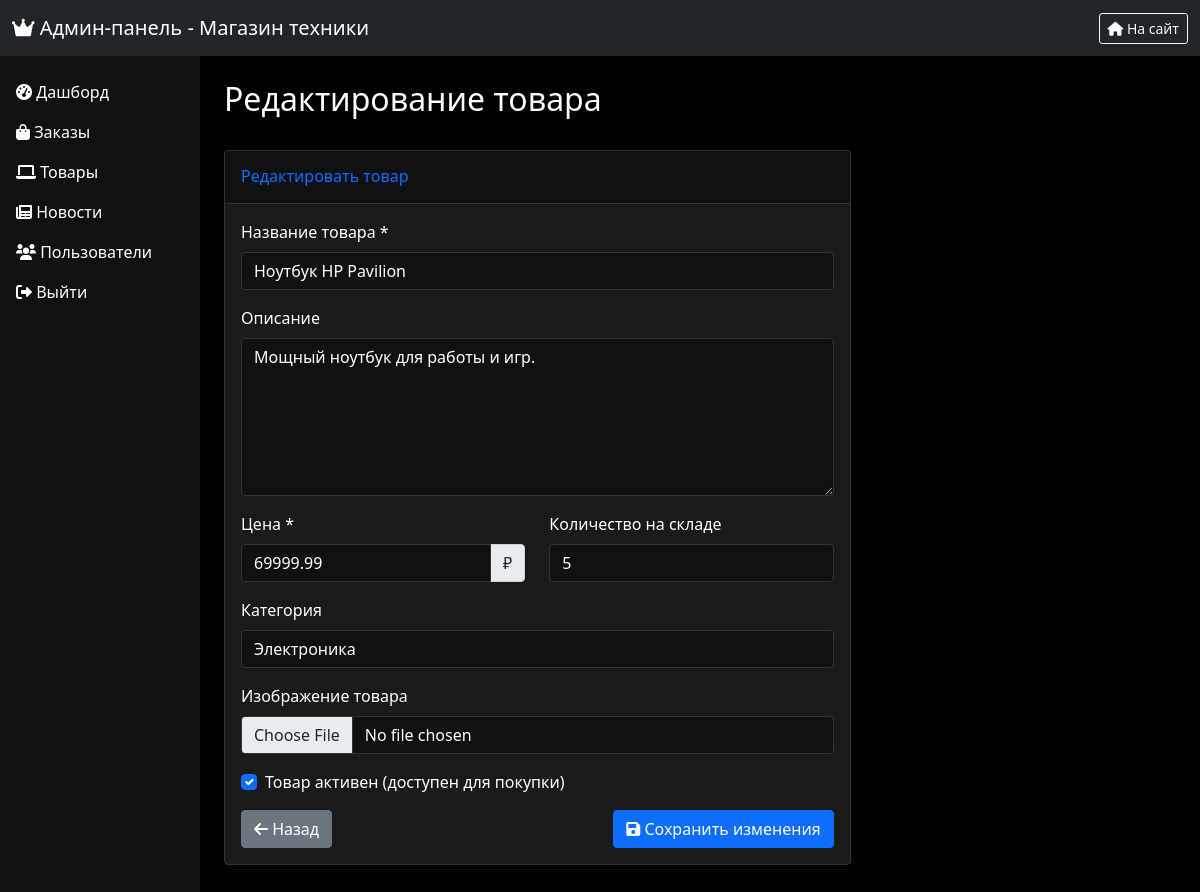
The page /admin/product/edit/1 (signed in) on the database its author committed.
### app.py (models this page shows, shortened)
class Product(db.Model):
    id = db.Column(db.Integer, primary_key=True)
    name = db.Column(db.String(200), nullable=False)
    description = db.Column(db.Text)
    price = db.Column(db.Float, nullable=False)
    image = db.Column(db.String(300))
    category = db.Column(db.String(100))
    is_active = db.Column(db.Boolean, default=True)
    stock_quantity = db.Column(db.Integer, default=10)
    created_at = db.Column(db.DateTime, default=datetime.utcnow)

### app.py (the view, shortened to what this page needs)
@app.route('/admin/product/edit/<int:product_id>', methods=['GET', 'POST'])
@login_required
def admin_edit_product(product_id):
    if not current_user.is_admin:
        flash('Доступ запрещен', 'danger')
        return redirect(url_for('index'))
    product = Product.query.get_or_404(product_id)
    return render_template('admin/edit_product.html', product=product)

### app.py (called while the page is built)
@login_manager.user_loader
def load_user(user_id):
    return db.session.get(User, int(user_id))

@app.context_processor
def inject_models():
    return dict(
        Order=Order,
        Product=Product,
        News=News,
        User=User
    )

### templates/admin/edit_product.html (shortened to what this page needs)
{% extends "admin/base.html" %}
{% block page_title %}Редактирование товара{% endblock %}
{% block admin_content %}
<div class="row">
    <div class="col-lg-8">
        <div class="card shadow mb-4">
            <div class="card-header py-3">
                <h6 class="m-0 font-weight-bold text-primary">Редактировать товар</h6>
            </div>
            <div class="card-body">
                <form method="POST" enctype="multipart/form-data">
                    <div class="mb-3">
                        <label for="name" class="form-label">Название товара *</label>
                        <input type="text" class="form-control" id="name" name="name"
                               value="{{ product.name }}" required>
                    </div>
                    <div class="mb-3">
                        <label for="description" class="form-label">Описание</label>
                        <textarea class="form-control" id="description" name="description"
                                  rows="6">{{ product.description }}</textarea>
                    </div>
                    <div class="row">
                        <div class="col-md-6">
                            <div class="mb-3">
                                <label for="price" class="form-label">Цена *</label>
                                <div class="input-group">
                                    <input type="number" class="form-control" id="price" name="price"
                                           value="{{ product.price }}" step="0.01" min="0" required>
                                    <span class="input-group-text">₽</span>
                                </div>
                            </div>
                        </div>
                        <div class="col-md-6">
                            <div class="mb-3">
                                <label for="stock_quantity" class="form-label">Количество на складе</label>
                                <input type="number" class="form-control" id="stock_quantity"
                                       name="stock_quantity" value="{{ product.stock_quantity }}" min="0">
                            </div>
                        </div>
                    </div>
                    <div class="mb-3">
                        <label for="category" class="form-label">Категория</label>
                        <input type="text" class="form-control" id="category" name="category"
                               value="{{ product.category or '' }}">
                    </div>
                    <div class="mb-3">
                        <label for="image" class="form-label">Изображение товара</label>
                        <input type="file" class="form-control" id="image" name="image"
                               accept="image/*">
                    </div>
                    <div class="mb-3">
                        <div class="form-check">
                            <input class="form-check-input" type="checkbox"
                                   id="is_active" name="is_active" value="1"
                                   {% if product.is_active %}checked{% endif %}>
                            <label class="form-check-label" for="is_active">
                                Товар активен (доступен для покупки)
                            </label>
                        </div>
                    </div>
                    <div class="d-flex justify-content-between">
                        <a href="{{ url_for('admin_products') }}" class="btn btn-secondary">
                            <i class="fas fa-arrow-left"></i> Назад
                        </a>
                        <button type="submit" class="btn btn-primary">
                            <i class="fas fa-save"></i> Сохранить изменения
                        </button>
                    </div>
                </form>
            </div>
        </div>
    </div>
</div>
{% endblock %}

### templates/admin/base.html (style rules this page uses)
:root { --bg-dark: #000000; --bg-darker: #111111; --bg-light: #1a1a1a; --text-light: #ffffff; --text-muted: #aaaaaa; --primary-color: #0d6efd; --border-color: #333333; }
body { background-color: var(--bg-dark); color: var(--text-light); min-height: 100vh; }
.card { background-color: var(--bg-light); border: 1px solid var(--border-color); color: var(--text-light); }
.card-header { background-color: var(--bg-darker); border-bottom: 1px solid var(--border-color); }
.form-control, .form-select { background-color: var(--bg-darker); border-color: var(--border-color); color: var(--text-light); }

### rows shown on the page
Product: name "Ноутбук HP Pavilion", description "Мощный ноутбук для работы и игр.", price "69999.99", stock_quantity "5", category "Электроника", is_active "☑"
